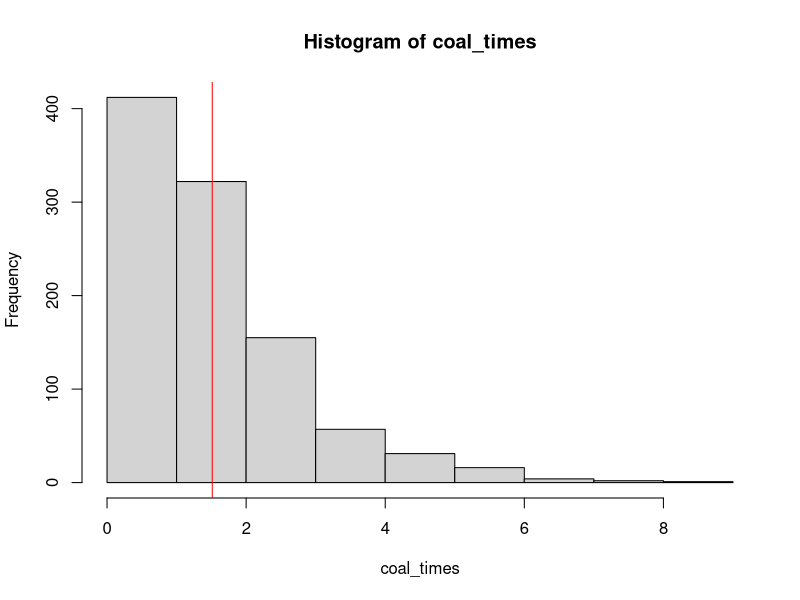
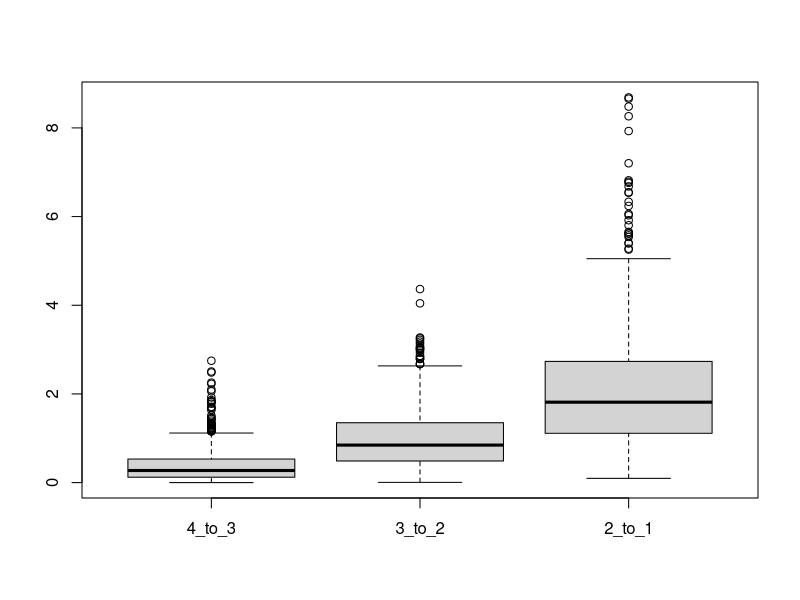
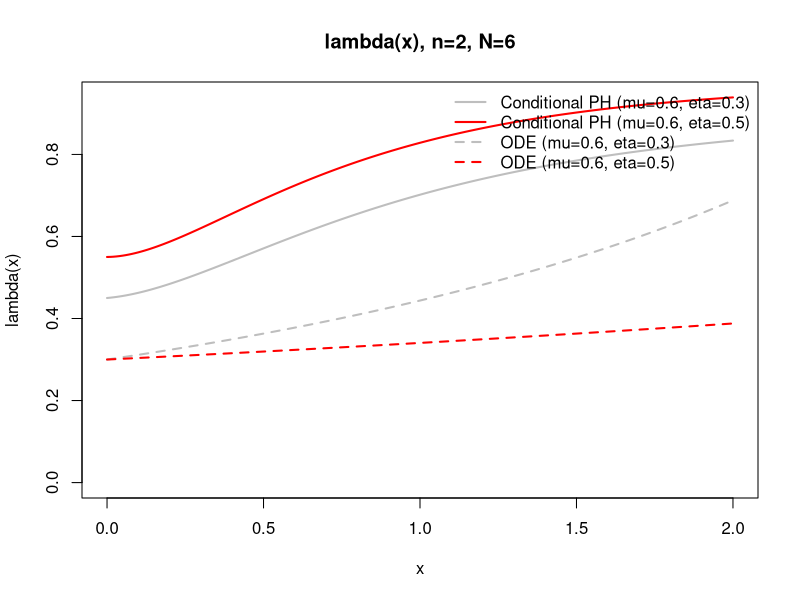

These figures' R source, in order:
##### Birth-Death Coalescent
##### Author: JP +Codex

# Hazard of the next merger, conditional on n distinct lineages and
# initial_population individuals at the start of this waiting interval.
# Initially initial_population = N - 1 (sampling just before hitting N).
make_coal_model <- function(n, N, mu, eta, initial_population = N - 1L) {
  stopifnot(
    length(N) == 1L, is.finite(N), N >= 3, N == floor(N),
    length(n) == 1L, is.finite(n),
    n >= 2, n <= N - 1, n == floor(n),
    length(initial_population) == 1L, is.finite(initial_population),
    initial_population == floor(initial_population),
    initial_population >= n, initial_population <= N - 1,
    length(mu) == 1L, is.finite(mu), mu > 0,
    length(eta) == 1L, is.finite(eta), eta > 0
  )
  
  m <- N - 1L
  rho <- eta / mu
  stopifnot(is.finite(rho))
  
  # b[i] = B(i, N, rho).
  # Recurrence avoids repeatedly summing powers and handles rho = 1.
  # verified
  b <- numeric(m)
  b[m] <- 1 + rho
  if (m > 2L) {
    for (i in seq.int(m - 1L, 2L)) {
      b[i] <- 1 + rho - rho / b[i + 1L]
    }
  }
  
  # K_n tracks population sizes n,...,m before the first sample
  # coalescence. Only non-coalescing downward transitions remain.
  states <- seq.int(n, m)
  size <- length(states)
  c_rate <- n * (n - 1) * mu * b[states] / (states - 1)
  diagonal <- -states * (mu + eta)
  K <- diag(diagonal, nrow = size, ncol = size)

  log_d <- numeric(size)
  H <- K
  if (size > 1L) {
    i <- seq_len(size - 1L)
    k <- states[i]
    upper <- k * eta / b[k + 1L]
    p_coal <- n * (n - 1) / ((k + 1) * k)
    lower <- (k + 1) * mu * b[k + 1L] * (1 - p_coal)
    K[cbind(i, i + 1L)] <- upper
    K[cbind(i + 1L, i)] <- lower

    # K = D H D^(-1), with H symmetric.
    log_d <- c(0, cumsum(0.5 * (log(lower) - log(upper))))
    off <- sqrt(upper) * sqrt(lower)
    H[cbind(i, i + 1L)] <- off
    H[cbind(i + 1L, i)] <- off
  }
  d <- exp(log_d - max(log_d))
  stopifnot(all(is.finite(d)), all(d > 0))

  eig <- eigen(H, symmetric = TRUE)
  rates <- eig$values
  stopifnot(all(rates < 0))

  # beta is concentrated at initial_population, which need not be m
  # after a previous merger. S(t) = beta exp(K_n t) 1 and
  # f(t) = beta exp(K_n t) c, so lambda(t) = f(t) / S(t).
  initial_index <- initial_population - n + 1L
  initial <- d[initial_index] * eig$vectors[initial_index, ]
  survival_coefficients <- initial *
    drop(crossprod(eig$vectors, 1 / d))
  density_coefficients <- initial *
    drop(crossprod(eig$vectors, c_rate / d))

  check_times <- function(t) {
    stopifnot(is.numeric(t), !anyNA(t), all(t >= 0))
  }

  # Factor out the slowest exponential to keep the hazard and
  # log survival accurate even when survival itself underflows.
  leading_rate <- max(rates)
  log_survival <- function(t) {
    check_times(t)
    result <- rep(-Inf, length(t))
    finite <- is.finite(t)
    scaled <- drop(exp(outer(t[finite], rates - leading_rate)) %*%
                     survival_coefficients)
    stopifnot(all(scaled > 0))
    result[finite] <- leading_rate * t[finite] + log(scaled)
    result[t == 0] <- 0
    result
  }

  lambda <- function(t) {
    check_times(t)
    weights <- exp(outer(t, rates - leading_rate))
    # At infinity only the leading eigenmode survives.
    weights[, rates == leading_rate] <- 1
    drop(weights %*% density_coefficients) /
      drop(weights %*% survival_coefficients)
  }

  list(
    lambda = lambda,
    trajectory = function(t) 1 / lambda(t),
    survival = function(t) exp(log_survival(t)),
    density = function(t) lambda(t) * exp(log_survival(t)),
    cumulative_hazard = function(t) -log_survival(t),
    total_hazard = Inf,
    K = K,
    states = states,
    absorption_rates = c_rate,
    n = n,
    N = N,
    mu = mu,
    eta = eta,
    B = b,
    initial_population = initial_population
  )
}

model03 <- make_coal_model(n = 2, N = 6, mu = 0.6, eta = 0.3)
model05 <- make_coal_model(n = 2, N = 6, mu = 0.6, eta = 0.5)

x <- seq(0, 2, by = 0.01)

y1 <- model03$lambda(x)
y2 <- model05$lambda(x)



# pmax() makes the ODE approximation work on a vector of times.
lambda_ode_fast <- function(t, n, N, mu, eta) {
  Nt <- pmax(2, (N - 1) * exp(-(mu - eta) * t))
  n * (n - 1) * mu / (Nt - 1)
}

y3 <- lambda_ode_fast(x, 2, 6, 0.6, 0.3)
y4 <- lambda_ode_fast(x, 2, 6, 0.6, 0.5)

pdf("exp1.pdf", width = 10, height = 4)

plot(x, y1, type = "l", lwd = 2, col = "gray",
     xlab = "x", ylab = "lambda(x)",ylim=range(c(0, y1, y2, y3, y4)),
     main = "lambda(x), n=2, N=6")

lines(x, y2, lwd = 2, col = "red")
lines(x, y3, lwd = 2, col = "gray",lty=2)
lines(x, y4, lwd = 2, col = "red",lty=2)

legend("topright",
       legend = c("Conditional PH (mu=0.6, eta=0.3)",
                  "Conditional PH (mu=0.6, eta=0.5)",
                  "ODE (mu=0.6, eta=0.3)",
                  "ODE (mu=0.6, eta=0.5)"),
       col = c("gray", "red", "gray", "red"),
       lwd = 2, lty = c(1, 1, 2, 2), bty = "n")
dev.off()

##Now coalescent simulation by transformation
simulate_two <- function(model, nsim = 1000L) {
  stopifnot(
    model$n == 2,
    length(nsim) == 1L, is.finite(nsim),
    nsim >= 0, nsim == floor(nsim)
  )
  
  targets <- rexp(nsim)
  if (!length(targets)) return(numeric(0))

  # H(t) = -log S(t) tends to infinity, so all draws are finite.
  hi <- 1
  largest <- max(targets)
  while (model$cumulative_hazard(hi) < largest) {
    hi <- 2 * hi
    if (!is.finite(hi)) stop("Could not bracket coalescence times.")
  }
  
  vapply(targets, function(target) {
    uniroot(
      function(t) model$cumulative_hazard(t) - target,
      interval = c(0, hi),
      tol = 1e-9
    )$root
  }, numeric(1))
}

# Simulate all n-1 mergers by following the joint population/lineage CTMC.
# This samples the same waiting laws as the conditional PH hazards above,
# while retaining the population size needed for each subsequent interval.
# No independent restart of the population process occurs at a merger.
simulate_coalescent <- function(model, nsim = 1000L) {
  stopifnot(
    length(nsim) == 1L, is.finite(nsim),
    nsim >= 0, nsim == floor(nsim)
  )

  n <- model$n
  m <- model$N - 1L
  states <- seq.int(2L, m)
  down <- up <- numeric(m)
  down[states] <- states * model$mu * model$B[states]
  if (m > 2L) {
    k <- seq.int(2L, m - 1L)
    up[k] <- k * model$eta / model$B[k + 1L]
  }

  labels <- paste0(seq.int(n, 2L), "_to_", seq.int(n - 1L, 1L))
  times <- matrix(0, nrow = nsim, ncol = n - 1L,
                  dimnames = list(NULL, labels))
  population_sizes <- matrix(NA_integer_, nrow = nsim, ncol = n - 1L,
                             dimnames = list(NULL, labels))
  for (replicate in seq_len(nsim)) {
    population <- model$initial_population
    lineages <- n
    elapsed <- 0
    while (lineages > 1L) {
      total_rate <- up[population] + down[population]
      elapsed <- elapsed + rexp(1L, rate = total_rate)
      if (runif(1L) < up[population] / total_rate) {
        population <- population + 1L
      } else {
        # A population merger coalesces a uniformly chosen pair.
        p_coal <- lineages * (lineages - 1) /
          (population * (population - 1))
        population <- population - 1L
        if (runif(1L) < p_coal) {
          column <- n - lineages + 1L
          times[replicate, column] <- elapsed
          population_sizes[replicate, column] <- population
          lineages <- lineages - 1L
        }
      }
    }
  }

  waiting_times <- times
  if (n > 2L) {
    waiting_times[, 2:(n - 1L)] <-
      times[, 2:(n - 1L), drop = FALSE] -
      times[, 1:(n - 2L), drop = FALSE]
  }
  list(
    # Absolute times backward from sampling, in increasing order.
    times = times,
    # Durations between consecutive mergers (first measured from sampling).
    waiting_times = waiting_times,
    # Population sizes immediately after each merger.
    population_sizes = population_sizes
  )
}

set.seed(123)
coal_times <- simulate_two(model03, 1000)

hist(coal_times)
abline(v=mean(coal_times),col="red")

# Eventual coalescence has probability one:
#exp(-model03$total_hazard)


# General sample: each row has n-1 ordered times backward from sampling.
model4 <- make_coal_model(n = 4, N = 6, mu = 0.6, eta = 0.3)
coal4 <- simulate_coalescent(model4, nsim = 1000)
head(coal4$times)
head(coal4$waiting_times)
boxplot(coal4$times)
# Conditional hazard after the first merger in the first replicate:
# elapsed time below is measured since that merger, not since sampling.
after_first <- make_coal_model(
  n = model4$n - 1L, N = model4$N, mu = model4$mu, eta = model4$eta,
  initial_population = coal4$population_sizes[1L, 1L]
)
after_first$lambda(c(0, 0.5, 1))
